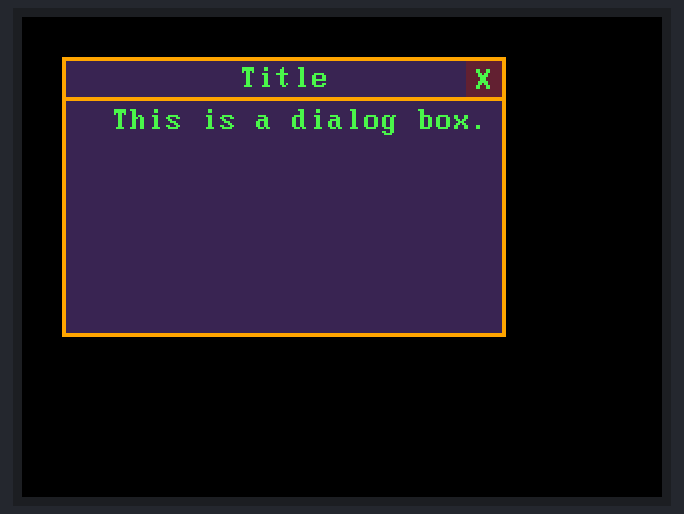
This program was run on a simulated ESP32 board running MicroPython. On the bench: 320×240 colour display. Library files of the repository ran but are not shown: dos_font.py. At 0.5 s the program stops and its outputs stay as they are.

Above: at 0.6 s.

The program:

ui.py
```python
import st7789
from utils.drivers import SCREEN
import utils.dos_font as font

COLOR_EVA={
    'bg':st7789.color565(56, 36, 87),
    'font':st7789.color565(78, 244, 72),
    'warn':st7789.color565(101, 34, 54),
    'border':st7789.color565(251, 164, 5),
    'bg2':st7789.color565(113, 78, 158),
}

theme=COLOR_EVA

class DialogBox:
    def __init__(self, x,y,width, height):
        self.display = SCREEN(320,240).tft
        self.x=x
        self.y=y
        self.width = width
        self.height = height
        self.border=2

    def calc_start_pixel(self,characters, length):
        total_width = characters * 8
        start_pixel = (length - total_width) // 2
        return start_pixel

    def show_dialog(self, title, text):
        # DRAW BOARDER
        self.display.fill_rect(self.x, self.y,self.width,self.height,theme['border'])
        # DRAW INNER BOX
        self.display.fill_rect(self.x+self.border, self.y+self.border,self.width-self.border*2,self.height-self.border*2,theme['bg'])
        # DRAW TITLE
        self.display.fill_rect(self.x+self.border, self.y+20, self.width-self.border*2, self.border, theme['border'])
        l=len(title)
        x=self.calc_start_pixel(l,self.width-self.border*2)+self.x
        self.display.write(font,title,x,self.y+self.border+1,theme['font'],theme['bg'])
        # DRAW TEXT
        l=len(text)
        x=self.calc_start_pixel(l,self.width-self.border*2)+self.x
        self.display.write(font,text,x,self.y+self.border+22,theme['font'],theme['bg'])
        # DRAW EXIT BUTTON
        self.display.fill_rect(self.x+self.width - 20, self.y+self.border, 18, 18, theme['warn'])
        self.display.write(font,"X", self.x+self.width - 15, self.y+self.border+2, theme['font'],theme['warn'])
        # DRAW OK BUTTON
        #self.draw_rectangle(self.width - 80, self.height - 40, 40, 20, color=1)
        #self.display.text("OK", x=self.width - 70, y=self.height - 38, color=0)

    def user_input(self, prompt):
        # 这里假设你有一个方法来接收用户的输入
        # 例如，如果你有一个按键读取函数，可以使用它来读取用户输入
        # 注意：这里的示例只是为了说明问题，实际上的方法调用可能会有所不同
        #user_input = read_user_input()
        #return user_input
        pass


dialog = DialogBox(20,20,222,140)

title_text = "Title"
main_text = "This is a dialog box."
dialog.show_dialog(title_text, main_text)

# 等待用户输入
# user_response = dialog.user_input("Please enter your response: ")
# print("User input:", user_response)
```

drivers.py
```python
#ST7789
from machine import Pin, SPI, freq
import st7789

class SCREEN():
    def __init__(self, width, height):
        self.tft=st7789.ST7789(
        SPI(2, baudrate=20000000, sck=Pin(41), mosi=Pin(38)),
        height,
        width,
        cs=Pin(39, Pin.OUT),
        dc=Pin(40, Pin.OUT),
        backlight=Pin(36, Pin.OUT),
        reset=Pin(42, Pin.OUT),
        rotation=3,
        color_order=st7789.RGB,
        inversion=True,
        half_duplex=False)
        self.width = width
        self.height = height
        self.tft.init()
        self.tft.fill(0)

#BC6561 KEYBOARD
from machine import UART,Pin
import time

key_map={
0:b'q',1:b'w',7:b'e',14:b'r',16:b't',23:b'y',21:b'u',30:b'i',28:b'o',10:b'p',
3:b'a',8:b's',9:b'd',20:b'f',15:b'g',22:b'h',27:b'j',34:b'k',29:b'l',31:b'\x08',
4:None,12:b'z',11:b'x',19:b'c',18:b'v',25:b'b',26:b'n',33:b'm',32:b'tab',24:b'\r\n',
13:b"exec(open('run.py').read())\r\n",6:b'0',5:b' ',2:b'import',17:None,
    }

key_map_sym={
0:b'#',1:b'1',7:b'2',14:b'3',16:b'(',23:b')',21:b'-',30:b'_',28:b'+',10:b'@',
3:b'*',8:b'4',9:b'5',20:b'6',15:b'/',22:b':',27:b';',34:b"'",29:b'"',31:b'\x08',
4:None,12:b'7',11:b'8',19:b'9',18:b'?',25:b'!',26:b',',33:b'.',32:b'$',24:b'\n',
13:b"exec(open('run.py').read())\r\n",6:b'0',5:b' ',2:b'import',17:None,
    }

class KEYBOARD():
    def __init__(self):
        self.uart=UART(1,9600,rx=15,tx=3)
        self.alt=False
        self.bl=Pin(16,Pin.OUT)
        self.bl_state=False

    def check_key(self):
        rx_data=self.uart.read()
        if rx_data!=None:
            key_num=rx_data[0]
            if key_num==4:
                self.alt=True
            elif key_num==132:
                self.alt=False
            elif key_num==17:
                self.bl_state=not self.bl_state
                if self.bl_state:
                    self.bl.on()
                else:
                    self.bl.off()
            if key_num>127:
                return None
            if self.alt:
                return key_map_sym[key_num]
            else:
                return key_map[key_num]
```
